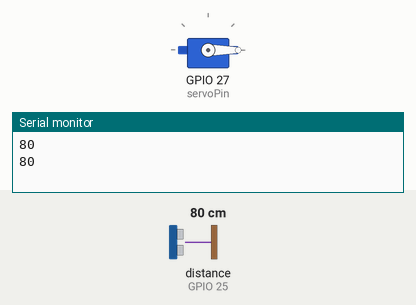
This sketch was run on a simulated ESP32. Parts: servo, the last lines printed to the serial monitor. Wiring (inferred from the names in the program): ultrasonic range finder: trigger GPIO 26; echo GPIO 25. Inputs (shaded band) come from the test bench; at power-on: distance to the obstacle (sensor on GPIO 25) 80 cm. The echo pulse lasts 58.3 µs per cm.

Above: at 1.3 s.
1.4 s: distance to the obstacle (sensor on GPIO 25) set to 22 cm
3.4 s: distance to the obstacle (sensor on GPIO 25) set to 18 cm
At 4.6 s:
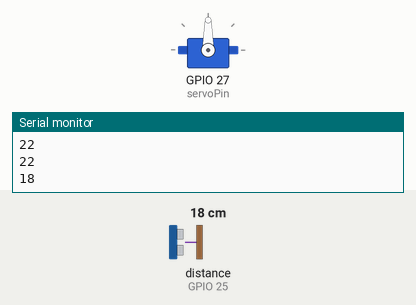
5.7 s: distance to the obstacle (sensor on GPIO 25) set to 35 cm
At 8.5 s:
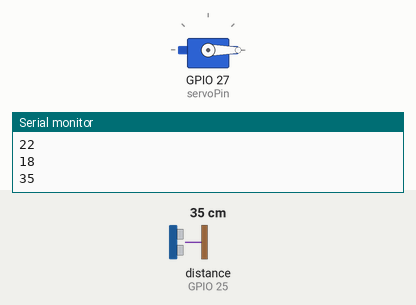
8.7 s: distance to the obstacle (sensor on GPIO 25) set to 2 cm
At 9.4 s:
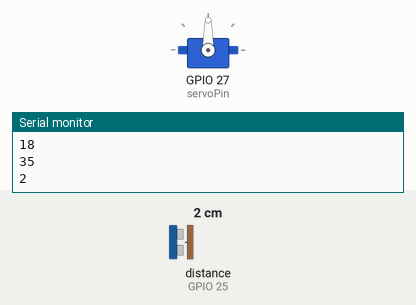
Timing chart, 0 to 11.3 s (numbered marks = the images above; inputs shaded):
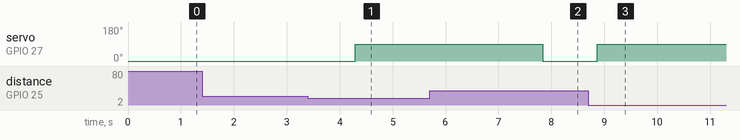

Measured:
- the behaviour switches between 21 and 20 cm on distance to the obstacle (sensor on GPIO 25) (found by bisection; images 0 and 1)
- after the input at 3.4 s, servo on GPIO 27 (servoPin): 0° → 90° after 0.90 s
- after the input at 5.7 s, servo on GPIO 27 (servoPin): 90° → 0° after 2.1 s
- after the input at 8.7 s, servo on GPIO 27 (servoPin): 0° → 90° after 0.17 s

The sketch:

trash_can.ino
```cpp
#include <ESP32Servo.h>

// Servo motor parameters
Servo servo;
const int servoPin = 27;
const int openAngle = 90;
const int closeAngle = 0;

// Minimum and maximum pulse widths for the servo
const int minPulseWidth = 500; // 0.5 ms
const int maxPulseWidth = 2500; // 2.5 ms


// Ultrasonic sensor parameters
const int trigPin = 26;
const int echoPin = 25;
long distance, averageDistance;
long averDist[3];

// Distance threshold in centimeters
const int distanceThreshold = 20;

void setup() {
  Serial.begin(9600);
  pinMode(trigPin, OUTPUT);
  pinMode(echoPin, INPUT);
  servo.attach(servoPin);
  servo.write(closeAngle);
  delay(100);
}

void loop() {
    // Measure distance three times
    for (int i = 0; i <= 2; i++) {
        distance = readDistance();
        averDist[i] = distance;
        delay(10);
    }

    // Calculate the average distance
    averageDistance = (averDist[0] + averDist[1] + averDist[2]) / 3;
    Serial.println(averageDistance);

    // Control the servo based on the averaged distance
    if (averageDistance <= distanceThreshold) {
        servo.attach(servoPin);  // Reattach the servo before sending a command
        delay(1);
        servo.write(openAngle);  // Rotate the servo to the open position
        delay(3500);
    } else {
        servo.write(closeAngle);  // Rotate the servo back to the closed position
        delay(1000);
        servo.detach();  // Detach the servo to save power when not in use
    }
}

float readDistance() {
    // Send a pulse on the trigger pin of the ultrasonic sensor
    digitalWrite(trigPin, LOW);
    delayMicroseconds(2);
    digitalWrite(trigPin, HIGH);
    delayMicroseconds(10);
    digitalWrite(trigPin, LOW);

    // Measure the pulse width of the echo pin and calculate the distance value
    float distance = pulseIn(echoPin, HIGH) / 58.00;  // Formula: (340m/s * 1us) / 2
    return distance;
}

// Function to make the servo work
void servoWrite(int angle){
    int pulseWidth = map(angle, 0, 180, minPulseWidth, maxPulseWidth);
    servo.writeMicroseconds(pulseWidth);
}
```
